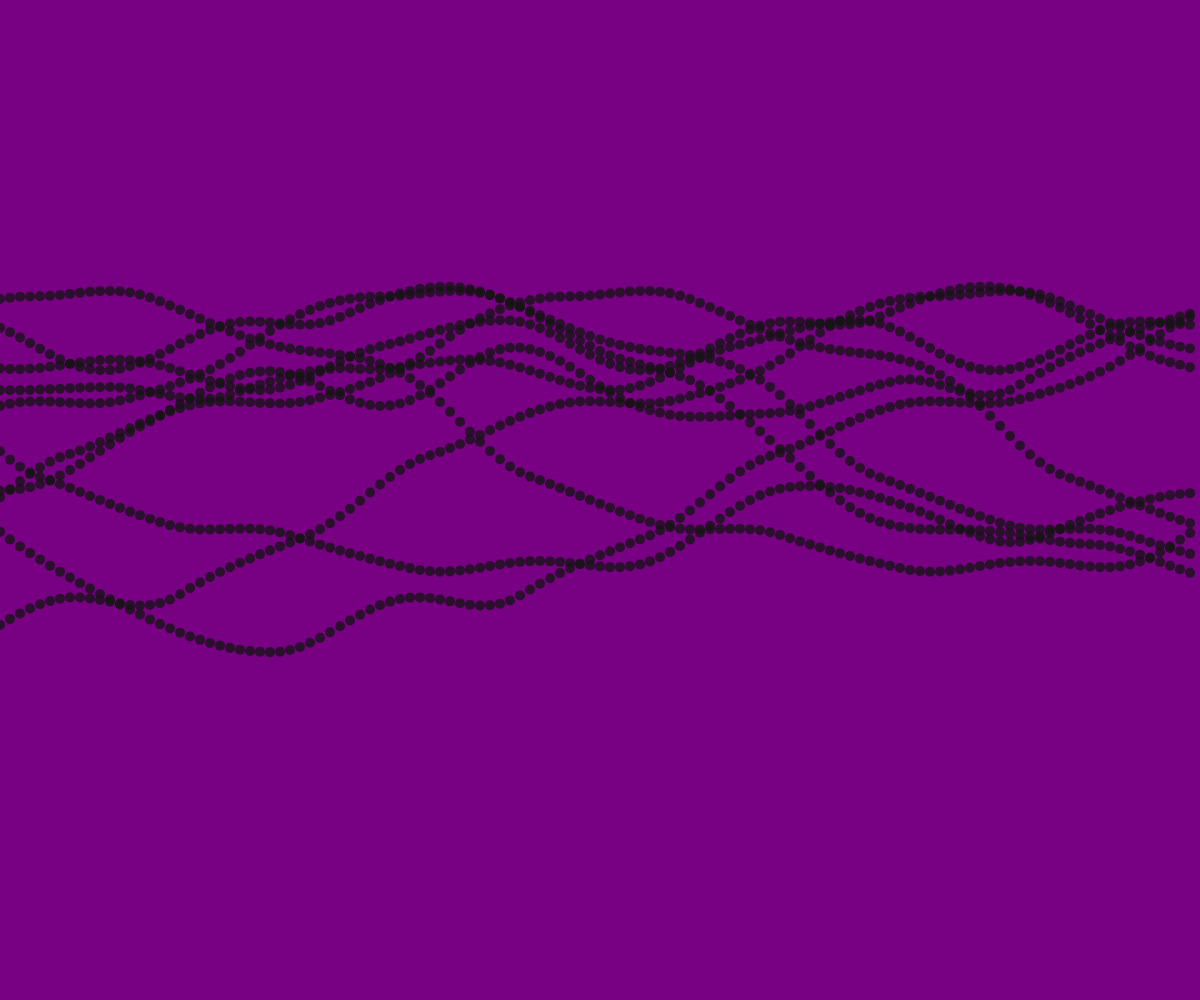
Frame 1 (no input)
Frame 2 (the mouse pressed at the canvas centre, redrawn once): identical to frame 1, image omitted

The p5.js sketch that drew this single still picture (run headless with seeded random() and noise() and a simulated clock; the mouse was pressed at the canvas centre and the sketch redrawn once):

// p5.js sketch
// ── sketch.js
let xoff1= [];

let x;



function setup() {
  createCanvas(windowWidth, windowHeight);
  for(let i = 0; i < 50; i =i+1){
    xoff1[i] = random(0,1)*10;
  }
  noStroke();
  noLoop();

}

function draw() {

  background(120,0,130);
  fill(20,200);
  for(let i = 0; i < 10; i = i+1){
    startingPoint = xoff1[i];
  //  console.log(startingPoint);
    for(let j = 0; j< width;j=j+10){
      x = noise(startingPoint)*height;
      console.log(x);
      circle(j,x,10);
      startingPoint = startingPoint + 0.01;
    }

  }

  //console.log(x);









}
